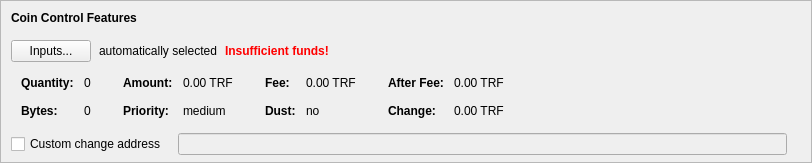
    <widget class="QFrame" name="frameCoinControl">
     <property name="sizePolicy">
      <sizepolicy hsizetype="Expanding" vsizetype="Expanding">
       <horstretch>0</horstretch>
       <verstretch>0</verstretch>
      </sizepolicy>
     </property>
     <property name="maximumSize">
      <size>
       <width>16777215</width>
       <height>16777215</height>
      </size>
     </property>
     <property name="frameShape">
      <enum>QFrame::StyledPanel</enum>
     </property>
     <property name="frameShadow">
      <enum>QFrame::Sunken</enum>
     </property>
     <layout class="QVBoxLayout" name="verticalLayoutCoinControl2">
      <property name="spacing">
       <number>0</number>
      </property>
      <property name="leftMargin">
       <number>0</number>
      </property>
      <property name="topMargin">
       <number>0</number>
      </property>
      <property name="rightMargin">
       <number>0</number>
      </property>
      <property name="bottomMargin">
       <number>6</number>
      </property>
      <item>
       <layout class="QVBoxLayout" name="verticalLayoutCoinControl" stretch="0,0,0,0,1">
        <property name="spacing">
         <number>0</number>
        </property>
        <property name="leftMargin">
         <number>10</number>
        </property>
        <property name="topMargin">
         <number>10</number>
        </property>
        <item>
         <layout class="QHBoxLayout" name="horizontalLayoutCoinControl1">
          <property name="bottomMargin">
           <number>15</number>
          </property>
          <item>
           <widget class="QLabel" name="labelCoinControlFeatures">
            <property name="sizePolicy">
             <sizepolicy hsizetype="Preferred" vsizetype="Maximum">
              <horstretch>0</horstretch>
              <verstretch>0</verstretch>
             </sizepolicy>
            </property>
            <property name="font">
             <font>
              <weight>75</weight>
              <bold>true</bold>
             </font>
            </property>
            <property name="styleSheet">
             <string notr="true">font-weight:bold;</string>
            </property>
            <property name="text">
             <string>Coin Control Features</string>
            </property>
           </widget>
          </item>
         </layout>
        </item>
        <item>
         <layout class="QHBoxLayout" name="horizontalLayoutCoinControl2" stretch="0,0,0,0">
          <property name="spacing">
           <number>8</number>
          </property>
          <property name="bottomMargin">
           <number>10</number>
          </property>
          <item>
           <widget class="QPushButton" name="pushButtonCoinControl">
            <property name="styleSheet">
             <string notr="true"/>
            </property>
            <property name="text">
             <string>Inputs...</string>
            </property>
            <property name="autoDefault">
             <bool>false</bool>
            </property>
           </widget>
          </item>
          <item>
           <widget class="QLabel" name="labelCoinControlAutomaticallySelected">
            <property name="text">
             <string>automatically selected</string>
            </property>
            <property name="margin">
             <number>5</number>
            </property>
           </widget>
          </item>
          <item>
           <widget class="QLabel" name="labelCoinControlInsuffFunds">
            <property name="font">
             <font>
              <weight>75</weight>
              <bold>true</bold>
             </font>
            </property>
            <property name="styleSheet">
             <string notr="true">color:red;font-weight:bold;</string>
            </property>
            <property name="text">
             <string>Insufficient funds!</string>
            </property>
            <property name="margin">
             <number>5</number>
            </property>
           </widget>
          </item>
          <item>
           <spacer name="horizontalSpacerCoinControl">
            <property name="orientation">
             <enum>Qt::Horizontal</enum>
            </property>
            <property name="sizeHint" stdset="0">
             <size>
              <width>40</width>
              <height>1</height>
             </size>
            </property>
           </spacer>
          </item>
         </layout>
        </item>
        <item>
         <widget class="QWidget" name="widgetCoinControl" native="true">
          <property name="sizePolicy">
           <sizepolicy hsizetype="Preferred" vsizetype="Preferred">
            <horstretch>0</horstretch>
            <verstretch>0</verstretch>
           </sizepolicy>
          </property>
          <property name="minimumSize">
           <size>
            <width>0</width>
            <height>0</height>
           </size>
          </property>
          <property name="styleSheet">
           <string notr="true"/>
          </property>
          <layout class="QHBoxLayout" name="horizontalLayoutCoinControl5">
           <property name="leftMargin">
            <number>0</number>
           </property>
           <property name="topMargin">
            <number>0</number>
           </property>
           <property name="rightMargin">
            <number>0</number>
           </property>
           <property name="bottomMargin">
            <number>0</number>
           </property>
           <item>
            <layout class="QHBoxLayout" name="horizontalLayoutCoinControl3" stretch="0,0,0,1">
             <property name="spacing">
              <number>20</number>
             </property>
             <property name="topMargin">
              <number>0</number>
             </property>
             <property name="bottomMargin">
              <number>10</number>
             </property>
             <item>
              <layout class="QFormLayout" name="formLayoutCoinControl1">
               <property name="horizontalSpacing">
                <number>10</number>
               </property>
               <property name="verticalSpacing">
                <number>14</number>
               </property>
               <property name="leftMargin">
                <number>10</number>
               </property>
               <property name="topMargin">
                <number>4</number>
               </property>
               <property name="rightMargin">
                <number>6</number>
               </property>
               <item row="0" column="0">
                <widget class="QLabel" name="labelCoinControlQuantityText">
                 <property name="font">
                  <font>
                   <weight>75</weight>
                   <bold>true</bold>
                  </font>
                 </property>
                 <property name="text">
                  <string>Quantity:</string>
                 </property>
                 <property name="margin">
                  <number>0</number>
                 </property>
                </widget>
               </item>
               <item row="0" column="1">
                <widget class="QLabel" name="labelCoinControlQuantity">
                 <property name="cursor">
                  <cursorShape>IBeamCursor</cursorShape>
                 </property>
                 <property name="contextMenuPolicy">
                  <enum>Qt::ActionsContextMenu</enum>
                 </property>
                 <property name="text">
                  <string notr="true">0</string>
                 </property>
                 <property name="margin">
                  <number>0</number>
                 </property>
                 <property name="textInteractionFlags">
                  <set>Qt::LinksAccessibleByMouse|Qt::TextSelectableByKeyboard|Qt::TextSelectableByMouse</set>
                 </property>
                </widget>
               </item>
               <item row="1" column="0">
                <widget class="QLabel" name="labelCoinControlBytesText">
                 <property name="font">
                  <font>
                   <weight>75</weight>
                   <bold>true</bold>
                  </font>
                 </property>
                 <property name="text">
                  <string>Bytes:</string>
                 </property>
                </widget>
               </item>
               <item row="1" column="1">
                <widget class="QLabel" name="labelCoinControlBytes">
                 <property name="cursor">
                  <cursorShape>IBeamCursor</cursorShape>
                 </property>
                 <property name="contextMenuPolicy">
                  <enum>Qt::ActionsContextMenu</enum>
                 </property>
                 <property name="text">
                  <string notr="true">0</string>
                 </property>
                 <property name="textInteractionFlags">
                  <set>Qt::LinksAccessibleByMouse|Qt::TextSelectableByKeyboard|Qt::TextSelectableByMouse</set>
                 </property>
                </widget>
               </item>
              </layout>
             </item>
             <item>
              <layout class="QFormLayout" name="formLayoutCoinControl2">
               <property name="horizontalSpacing">
                <number>10</number>
               </property>
               <property name="verticalSpacing">
                <number>14</number>
               </property>
               <property name="leftMargin">
                <number>6</number>
               </property>
               <property name="topMargin">
                <number>4</number>
               </property>
               <property name="rightMargin">
                <number>6</number>
               </property>
               <item row="0" column="0">
                <widget class="QLabel" name="labelCoinControlAmountText">
                 <property name="font">
                  <font>
                   <weight>75</weight>
                   <bold>true</bold>
                  </font>
                 </property>
                 <property name="text">
                  <string>Amount:</string>
                 </property>
                 <property name="margin">
                  <number>0</number>
                 </property>
                </widget>
               </item>
               <item row="0" column="1">
                <widget class="QLabel" name="labelCoinControlAmount">
                 <property name="cursor">
                  <cursorShape>IBeamCursor</cursorShape>
                 </property>
                 <property name="contextMenuPolicy">
                  <enum>Qt::ActionsContextMenu</enum>
                 </property>
                 <property name="text">
                  <string notr="true">0.00 TRF</string>
                 </property>
                 <property name="textInteractionFlags">
                  <set>Qt::LinksAccessibleByMouse|Qt::TextSelectableByKeyboard|Qt::TextSelectableByMouse</set>
                 </property>
                </widget>
               </item>
               <item row="1" column="0">
                <widget class="QLabel" name="labelCoinControlPriorityText">
                 <property name="font">
                  <font>
                   <weight>75</weight>
                   <bold>true</bold>
                  </font>
                 </property>
                 <property name="text">
                  <string>Priority:</string>
                 </property>
                </widget>
               </item>
               <item row="1" column="1">
                <widget class="QLabel" name="labelCoinControlPriority">
                 <property name="cursor">
                  <cursorShape>IBeamCursor</cursorShape>
                 </property>
                 <property name="contextMenuPolicy">
                  <enum>Qt::ActionsContextMenu</enum>
                 </property>
                 <property name="text">
                  <string>medium</string>
                 </property>
                 <property name="textInteractionFlags">
                  <set>Qt::LinksAccessibleByMouse|Qt::TextSelectableByKeyboard|Qt::TextSelectableByMouse</set>
                 </property>
                </widget>
               </item>
              </layout>
             </item>
             <item>
              <layout class="QFormLayout" name="formLayoutCoinControl3">
               <property name="horizontalSpacing">
                <number>10</number>
               </property>
               <property name="verticalSpacing">
                <number>14</number>
               </property>
               <property name="leftMargin">
                <number>6</number>
               </property>
               <property name="topMargin">
                <number>4</number>
               </property>
               <property name="rightMargin">
                <number>6</number>
               </property>
               <item row="0" column="0">
                <widget class="QLabel" name="labelCoinControlFeeText">
                 <property name="font">
                  <font>
                   <weight>75</weight>
                   <bold>true</bold>
                  </font>
                 </property>
                 <property name="text">
                  <string>Fee:</string>
                 </property>
                 <property name="margin">
                  <number>0</number>
                 </property>
                </widget>
               </item>
               <item row="0" column="1">
                <widget class="QLabel" name="labelCoinControlFee">
                 <property name="cursor">
                  <cursorShape>IBeamCursor</cursorShape>
                 </property>
                 <property name="contextMenuPolicy">
                  <enum>Qt::ActionsContextMenu</enum>
                 </property>
                 <property name="text">
                  <string notr="true">0.00 TRF</string>
                 </property>
                 <property name="textInteractionFlags">
                  <set>Qt::LinksAccessibleByMouse|Qt::TextSelectableByKeyboard|Qt::TextSelectableByMouse</set>
                 </property>
                </widget>
               </item>
               <item row="1" column="0">
                <widget class="QLabel" name="labelCoinControlLowOutputText">
                 <property name="font">
                  <font>
                   <weight>75</weight>
                   <bold>true</bold>
                  </font>
                 </property>
                 <property name="text">
                  <string>Dust:</string>
                 </property>
                </widget>
               </item>
               <item row="1" column="1">
                <widget class="QLabel" name="labelCoinControlLowOutput">
                 <property name="cursor">
                  <cursorShape>IBeamCursor</cursorShape>
                 </property>
                 <property name="contextMenuPolicy">
                  <enum>Qt::ActionsContextMenu</enum>
                 </property>
                 <property name="text">
                  <string>no</string>
                 </property>
                 <property name="textInteractionFlags">
                  <set>Qt::LinksAccessibleByMouse|Qt::TextSelectableByKeyboard|Qt::TextSelectableByMouse</set>
                 </property>
                </widget>
               </item>
              </layout>
             </item>
             <item>
              <layout class="QFormLayout" name="formLayoutCoinControl4">
               <property name="horizontalSpacing">
                <number>10</number>
               </property>
               <property name="verticalSpacing">
                <number>14</number>
               </property>
               <property name="leftMargin">
                <number>6</number>
               </property>
               <property name="topMargin">
                <number>4</number>
               </property>
               <property name="rightMargin">
                <number>6</number>
               </property>
               <item row="0" column="0">
                <widget class="QLabel" name="labelCoinControlAfterFeeText">
                 <property name="font">
                  <font>
                   <weight>75</weight>
                   <bold>true</bold>
                  </font>
                 </property>
                 <property name="text">
                  <string>After Fee:</string>
                 </property>
                 <property name="margin">
                  <number>0</number>
                 </property>
                </widget>
               </item>
               <item row="0" column="1">
                <widget class="QLabel" name="labelCoinControlAfterFee">
                 <property name="cursor">
                  <cursorShape>IBeamCursor</cursorShape>
                 </property>
                 <property name="contextMenuPolicy">
                  <enum>Qt::ActionsContextMenu</enum>
                 </property>
                 <property name="text">
                  <string notr="true">0.00 TRF</string>
                 </property>
                 <property name="textInteractionFlags">
                  <set>Qt::LinksAccessibleByMouse|Qt::TextSelectableByKeyboard|Qt::TextSelectableByMouse</set>
                 </property>
                </widget>
               </item>
               <item row="1" column="0">
                <widget class="QLabel" name="labelCoinControlChangeText">
                 <property name="font">
                  <font>
                   <weight>75</weight>
                   <bold>true</bold>
                  </font>
                 </property>
                 <property name="text">
                  <string>Change:</string>
                 </property>
                </widget>
               </item>
               <item row="1" column="1">
                <widget class="QLabel" name="labelCoinControlChange">
                 <property name="cursor">
                  <cursorShape>IBeamCursor</cursorShape>
                 </property>
                 <property name="contextMenuPolicy">
                  <enum>Qt::ActionsContextMenu</enum>
                 </property>
                 <property name="text">
                  <string notr="true">0.00 TRF</string>
                 </property>
                 <property name="textInteractionFlags">
                  <set>Qt::LinksAccessibleByMouse|Qt::TextSelectableByKeyboard|Qt::TextSelectableByMouse</set>
                 </property>
                </widget>
               </item>
              </layout>
             </item>
            </layout>
           </item>
          </layout>
         </widget>
        </item>
        <item>
         <layout class="QHBoxLayout" name="horizontalLayoutCoinControl4" stretch="0,0,0">
          <property name="spacing">
           <number>12</number>
          </property>
          <property name="sizeConstraint">
           <enum>QLayout::SetDefaultConstraint</enum>
          </property>
          <property name="topMargin">
           <number>5</number>
          </property>
          <property name="rightMargin">
           <number>5</number>
          </property>
          <item>
           <widget class="QCheckBox" name="checkBoxCoinControlChange">
            <property name="toolTip">
             <string>If this is activated, but the change address is empty or invalid, change will be sent to a newly generated address.</string>
            </property>
            <property name="text">
             <string>Custom change address</string>
            </property>
           </widget>
          </item>
          <item>
           <widget class="QValidatedLineEdit" name="lineEditCoinControlChange">
            <property name="enabled">
             <bool>false</bool>
            </property>
            <property name="sizePolicy">
             <sizepolicy hsizetype="Expanding" vsizetype="Fixed">
              <horstretch>0</horstretch>
              <verstretch>0</verstretch>
             </sizepolicy>
            </property>
           </widget>
          </item>
          <item>
           <widget class="QLabel" name="labelCoinControlChangeLabel">
            <property name="sizePolicy">
             <sizepolicy hsizetype="Preferred" vsizetype="Expanding">
              <horstretch>0</horstretch>
              <verstretch>0</verstretch>
             </sizepolicy>
            </property>
            <property name="minimumSize">
             <size>
              <width>0</width>
              <height>0</height>
             </size>
            </property>
            <property name="text">
             <string/>
            </property>
            <property name="margin">
             <number>3</number>
            </property>
           </widget>
          </item>
         </layout>
        </item>
        <item>
         <spacer name="verticalSpacerCoinControl">
          <property name="orientation">
           <enum>Qt::Vertical</enum>
          </property>
          <property name="sizeHint" stdset="0">
           <size>
            <width>800</width>
            <height>1</height>
           </size>
          </property>
         </spacer>
        </item>
       </layout>
      </item>
     </layout>
    </widget>
